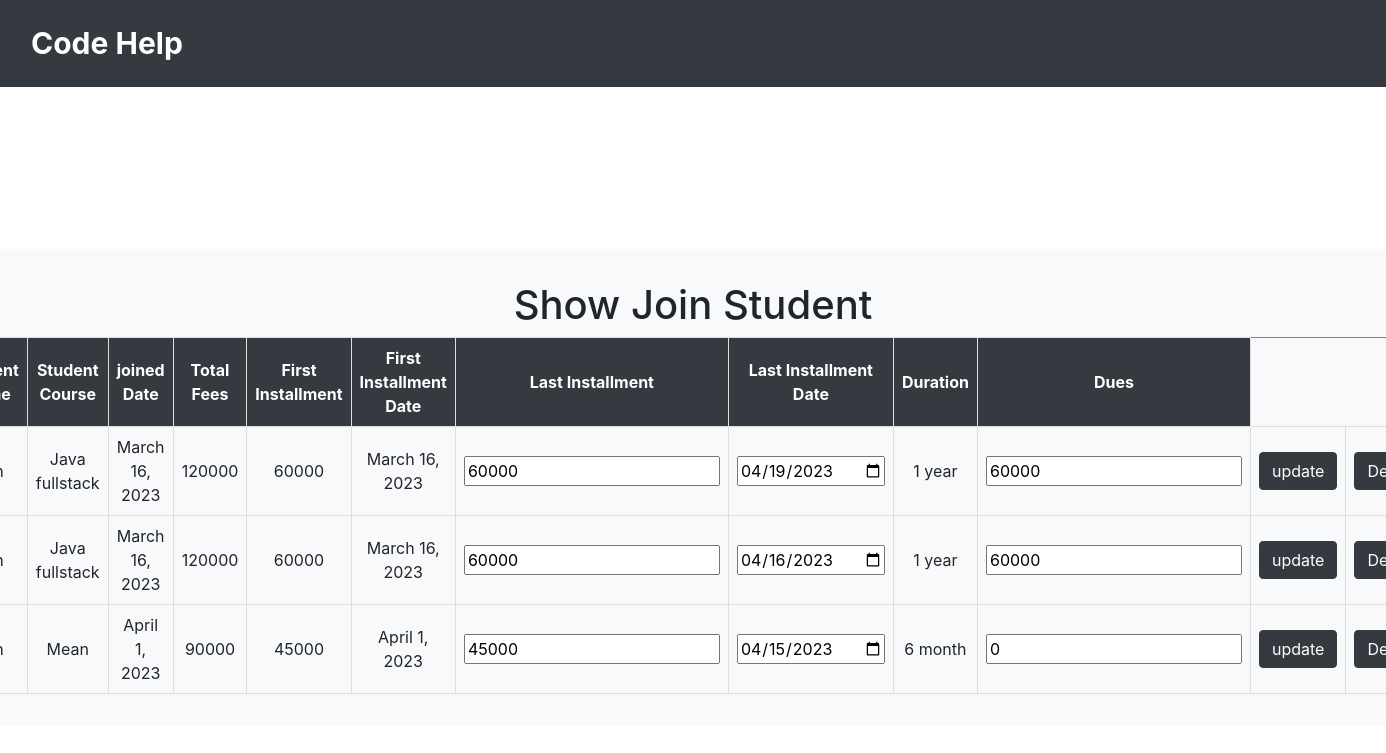
/showjoinstudent, run on an earlier commit of the app's database.
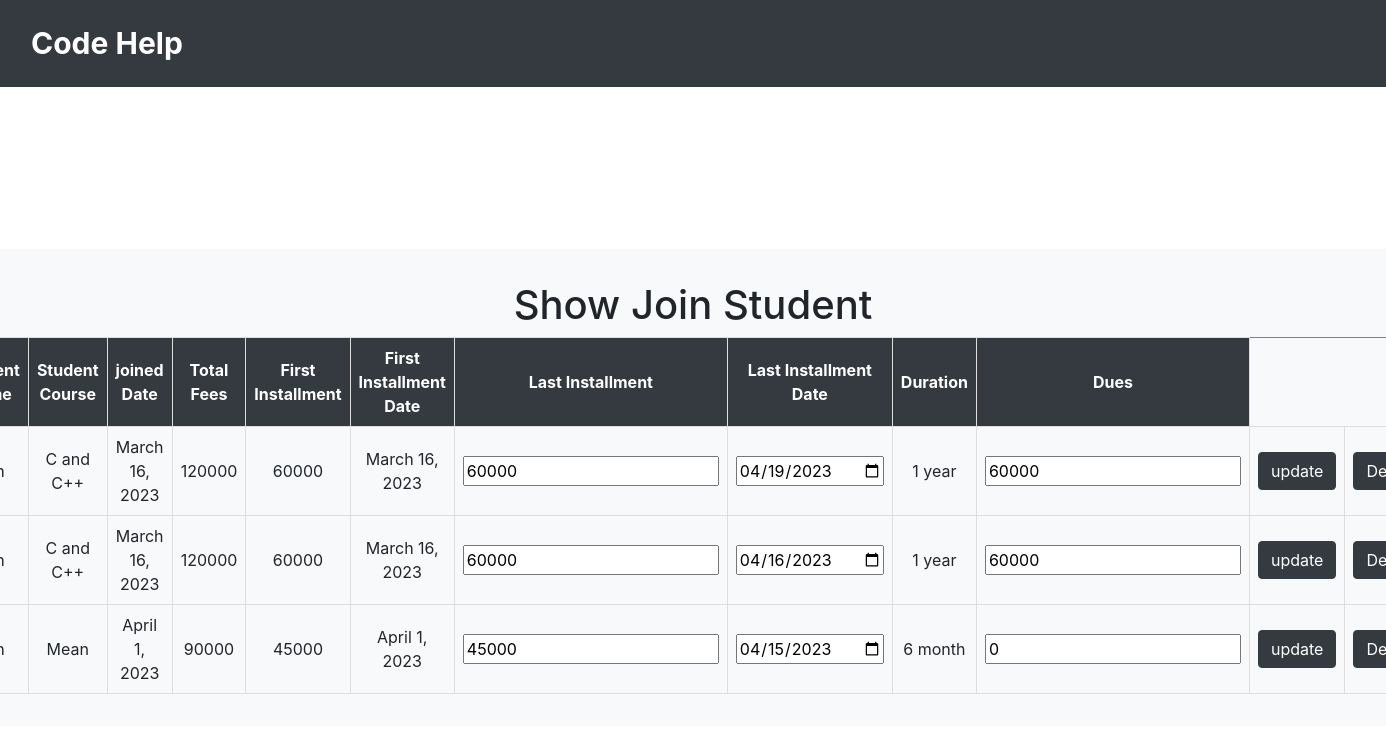
And on a later commit of the database.
### home/models.py (models this page shows, shortened)
class JoinedStudent(models.Model):
    student=models.ForeignKey(Student,on_delete=models.CASCADE)
    joined_date=models.DateField(auto_now=False)
    total=models.IntegerField()
    first_ins=models.IntegerField()
    first_date=models.DateField(auto_now=False)
    last_ins=models.IntegerField()
    last_date=models.DateField(auto_now=False)
    duration=models.CharField(max_length=20)
    dues=models.IntegerField(default=0)
    def __str__(self) -> str:
        return str(self.last_date.strftime("%Y-%m-%d"))

class Student(models.Model):
    user=models.OneToOneField(User,primary_key=True,on_delete=models.CASCADE)
    mobile=models.CharField(max_length=11)
    address=models.CharField(max_length=50)
    course=models.CharField(max_length=20)
    edt=models.DateField(auto_now=False)
    remarks=models.CharField(max_length=100)
    name=models.CharField(max_length=20,default=None)

### home/views.py (the view)
# urls.py: path('showjoinstudent',views.showjoinstudent,name='showjoinstudent'),
def showjoinstudent(request):
    join=JoinedStudent.objects.all()
    return render(request,'showjoinstudent.html',{'join':join})

### templates/showjoinstudent.html (shortened to what this page needs)
{% extends "base.html" %}
{% block content %}
<h1 align="center">Show Join Student</h1>
<table align="center" border="1px">
    <tr>
        <th>Student Name</th>
        <th>Student Course</th>
        <th>joined Date</th>
        <th>Total Fees</th>
        <th>First Installment</th>
        <th>First Installment Date</th>
        <th>Last Installment</th>
        <th>Last Installment Date</th>
        <th>Duration</th>
        <th>Dues</th>
    </tr>
    {% for i in join %}
    <form action="updatejoinstudent" method="post">
      <tr>
        <td>{{i.student.name}}</td>
        <td>{{i.student.course}}</td>
        <td>{{i.joined_date}}</td>
        <td>{{i.total}}</td>
        <td>{{i.first_ins}}</td>
        <td>{{i.first_date}}</td>
        <td> <input type="number" name="last_ins" value="{{i.last_ins}}"></td>
        <td> <input type="date" name="last_date" value="{{i}}"></td>
        <td>{{i.duration}}</td>
        <td> <input type="number" name="dues" value="{{i.dues}}"></td>
        <td><input class="btn btn-dark" type="submit" value="update"></td>
    </form>
    <td><a class="btn btn-dark" href="deletejs?id={{i.id}}">Delete</a></td>
    {% endfor %}
</table>
{% endblock %}

### templates/base.html (shortened to what this page needs)
<!DOCTYPE html>
<html>
<head>
    <link rel="stylesheet" href="https://maxcdn.bootstrapcdn.com/bootstrap/4.5.2/css/bootstrap.min.css">
</head>
<body>
    <nav class="navbar navbar-expand-lg navbar-dark bg-dark">
        <div class="container-fluid">
            <a class="navbar-brand" href="#">Code Help</a>
        </div>
    </nav>
    <div class="main" >
        <div class="right">
            <div class="content">
                {%block content%}
                {%endblock%}
            </div>
        </div>
    </div>
</body>
</html>

### templates/base.html (style rules this page uses)
.navbar { background-color: #343a40; padding: 1rem; }
.navbar-brand { font-size: 30px; font-weight: bold; color: #fff; }
.main { display: flex; justify-content: center; align-items: center; height: 100vh; }
.right { flex-basis: 75%; background-color: #f8f9fa; padding: 1rem; }
.content { margin: 1rem; }
table { width: 100%; text-align: center; border-collapse: collapse; }
th, td { border: 1px solid #ddd; padding: 8px; }
th { background-color: #343a40; color: #fff; }
td { background-color: #f8f9fa; }
tr:nth-child(even) { background-color: #f8f9fa; }
a { text-decoration: none; color: #343a40; }

What changed in the data, as far as the page shows it:
changed through a linked row, JoinedStudent (number 1 of 3 on the later page): student.course "Java fullstack" → "C and C++"
changed through a linked row, JoinedStudent (number 2 of 3 on the later page): student.course "Java fullstack" → "C and C++"
